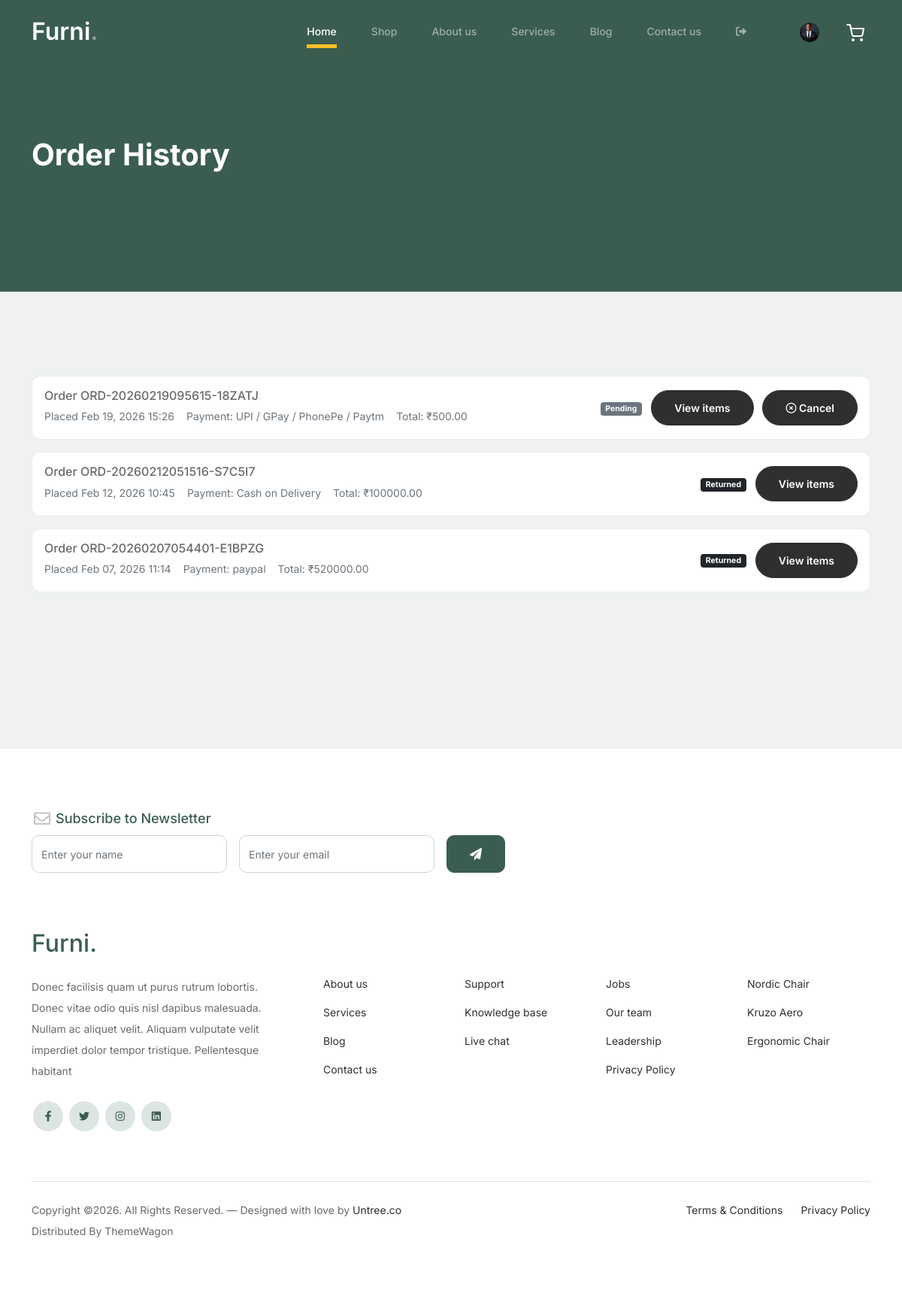
Before: /buyers/history/ (signed in) with the older database file.
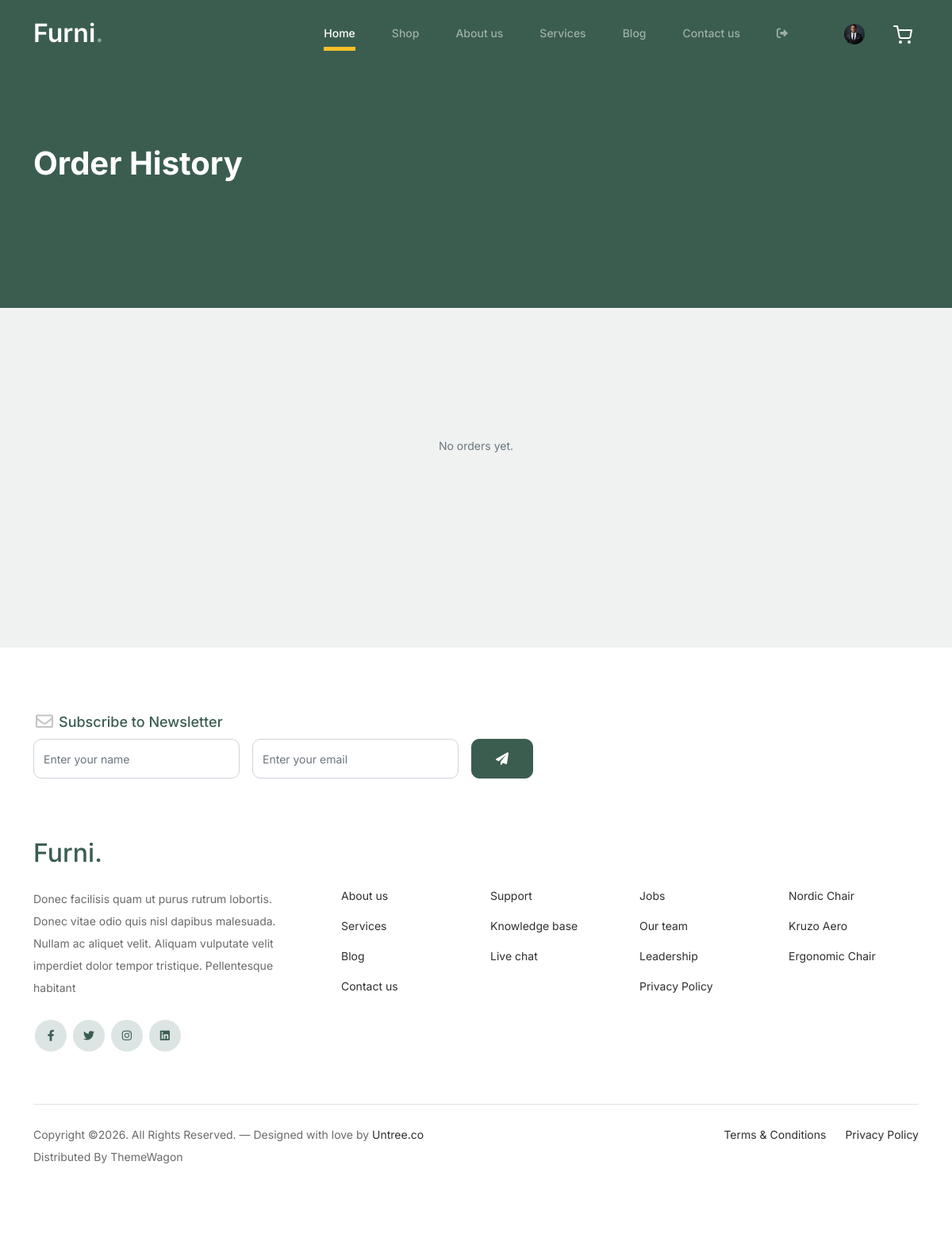
After: the same page with the newer database file.
### buyers/models.py (models this page shows, shortened)
class Buyer(models.Model):
    name = models.CharField(max_length=100)
    email = models.EmailField(unique=True)
    password = models.CharField(max_length=255)
    address = models.TextField(blank=True, null=True)
    city = models.CharField(max_length=50, blank=True, null=True)
    state = models.CharField(max_length=50, blank=True, null=True)
    pincode = models.CharField(max_length=10, blank=True, null=True)
    phone = models.CharField(max_length=15, null=True, blank=True)
    profile_image = models.ImageField(upload_to="buyers/", blank=True, null=True)
    gender = models.CharField(max_length=10, blank=True, null=True)

class Order(models.Model):
    ORDER_STATUS_CHOICES = [
        ('pending', 'Pending'),
        ('processing', 'Processing'),
        ('shipped', 'Shipped'),
        ('delivered', 'Delivered'),
        ('return_requested', 'Return Requested'),
        ('returned', 'Returned'),
        ('cancelled', 'Cancelled'),
    ]
    PAYMENT_METHOD_CHOICES = [
        ('upi', 'UPI / GPay / PhonePe / Paytm'),
        ('cash_on_delivery', 'Cash on Delivery'),
    ]
    buyer = models.ForeignKey(Buyer, on_delete=models.CASCADE, related_name="orders")
    order_number = models.CharField(max_length=50, unique=True)
    first_name = models.CharField(max_length=100)
    last_name = models.CharField(max_length=100)
    company_name = models.CharField(max_length=100, blank=True, null=True)
    email = models.EmailField()
    phone = models.CharField(max_length=15)
    address = models.TextField()
    address_line2 = models.CharField(max_length=255, blank=True, null=True)
    city = models.CharField(max_length=100)
    state = models.CharField(max_length=100)
    postal_code = models.CharField(max_length=20)
    country = models.CharField(max_length=100)
    ship_to_different_address = models.BooleanField(default=False)
    shipping_first_name = models.CharField(max_length=100, blank=True, null=True)
    shipping_last_name = models.CharField(max_length=100, blank=True, null=True)
    shipping_company_name = models.CharField(max_length=100, blank=True, null=True)
    shipping_address = models.TextField(blank=True, null=True)
    shipping_address_line2 = models.CharField(max_length=255, blank=True, null=True)
    shipping_city = models.CharField(max_length=100, blank=True, null=True)
    shipping_state = models.CharField(max_length=100, blank=True, null=True)
    shipping_postal_code = models.CharField(max_length=20, blank=True, null=True)
    shipping_country = models.CharField(max_length=100, blank=True, null=True)
    subtotal = models.DecimalField(max_digits=10, decimal_places=2)
    total = models.DecimalField(max_digits=10, decimal_places=2)
    payment_method = models.CharField(max_length=50, choices=PAYMENT_METHOD_CHOICES)
    order_notes = models.TextField(blank=True, null=True)
    status = models.CharField(max_length=20, choices=ORDER_STATUS_CHOICES, default='pending')
    created_at = models.DateTimeField(auto_now_add=True)
    updated_at = models.DateTimeField(auto_now=True)
    class Meta:
        ordering = ['-created_at']

### buyers/views.py (the view)
# urls.py: path("history/", by_history, name="by_history"),
@never_cache
@buyer_login_required
def by_history(request):
    buyer_id = request.session.get("buyer_id")
    buyer = Buyer.objects.get(id=buyer_id)
    orders = Order.objects.filter(buyer=buyer).prefetch_related(
        "items",
        "items__variant",
        "items__variant__product"
    ).order_by("-created_at")
    status_counts = {
        "all": orders.count(),
        "pending": orders.filter(status="pending").count(),
        "processing": orders.filter(status="processing").count(),
        "shipped": orders.filter(status="shipped").count(),
        "delivered": orders.filter(status="delivered").count(),
        "cancelled": orders.filter(status="cancelled").count(),
    }
    return render(request, 'by_history.html', {
        "orders": orders,
        "status_counts": status_counts
    })

### buyers/templates/by_history.html (shortened to what this page needs)
{% extends "by_base.html" %}
{% load static %}
{% block buyer_layout %}
		<div class="hero">
			<div class="container">
				<div class="row justify-content-between">
					<div class="col-lg-5">
						<div class="intro-excerpt">
							<h1>Order History</h1>
						</div>
					</div>
					<div class="col-lg-7">
					</div>
				</div>
			</div>
		</div>
		<div class="untree_co-section before-footer-section">
			<div class="container">
				<div class="row">
					<div class="col-12">
						{% if orders %}
							{% for order in orders %}
								<div class="order-card">
									<div class="order-header">
										<div>
											<div class="h6 mb-1">Order {{ order.order_number }}</div>
											<div class="order-meta">
												<span>Placed {{ order.created_at|date:"M d, Y H:i" }}</span>
												<span>Payment: {{ order.get_payment_method_display }}</span>
												<span>Total: ₹{{ order.total }}</span>
											</div>
										</div>
										<div>
											<span class="badge
												{% if order.status == 'pending' %} bg-secondary
												{% elif order.status == 'processing' %} bg-warning text-dark
												{% elif order.status == 'shipped' %} bg-info text-dark
												{% elif order.status == 'delivered' %} bg-success
												{% elif order.status == 'return_requested' %} bg-primary
												{% elif order.status == 'returned' %} bg-dark
												{% elif order.status == 'cancelled' %} bg-danger
												{% else %} bg-light text-dark
												{% endif %}">
												{{ order.get_status_display }}
											</span>
											<button class="btn btn-sm btn-outline-dark ms-2"
												type="button"
												data-bs-toggle="collapse"
												data-bs-target="#orderItems{{ forloop.counter }}"
												aria-expanded="false"
												aria-controls="orderItems{{ forloop.counter }}">
												View items
											</button>
											{% if order.status == 'pending' or order.status == 'processing' %}
											<button class="btn btn-sm btn-outline-danger ms-2" data-bs-toggle="modal" data-bs-target="#cancelOrderModal{{ forloop.counter }}">
												<i class="fa-regular fa-circle-xmark"></i>
												Cancel
											</button>
											{% endif %}
										</div>
									</div>
								</div>
							{% endfor %}
						{% else %}
							<div class="text-center text-muted py-5">
								No orders yet.
							</div>
						{% endif %}
					</div>
				</div>
			</div>
		</div>
{% endblock buyer_layout %}

### buyers/templates/by_base.html (shortened to what this page needs)
{% load static %}
<!doctype html>
<html lang="en">
<head>
		<link href="{% static "css/bootstrap.min.css" %} " rel="stylesheet">
		<link href="https://cdnjs.cloudflare.com/ajax/libs/font-awesome/6.0.0-beta3/css/all.min.css" rel="stylesheet">
		<link href="{% static "css/tiny-slider.css" %}" rel="stylesheet">
		<link href="{% static "css/by_style.css" %} " rel="stylesheet">
	</head>
	<body>
		<nav class="custom-navbar navbar navbar navbar-expand-md navbar-dark bg-dark" arial-label="Furni navigation bar">
			<div class="container position-relative">
				<a class="navbar-brand" href="{% url "by_index" %}">Furni<span>.</span></a>
				<div class="collapse navbar-collapse" id="navbarsFurni">
    <ul class="custom-navbar-nav navbar-nav ms-auto mb-2 mb-md-0">
        <li class="nav-item active">
            <a class="nav-link" href="{% url "by_index" %}">Home</a>
        </li>
        <li><a class="nav-link" href="{% url "by_shop" %}">Shop</a></li>
        <li><a class="nav-link" href="{% url "by_about" %}">About us</a></li>
        <li><a class="nav-link" href="{% url "by_services" %}">Services</a></li>
        <li><a class="nav-link" href="{% url "by_blog" %}">Blog</a></li>
        <li><a class="nav-link" href="{% url "by_contact" %}">Contact us</a></li>
        {% if request.session.buyer_id %}
            <li class="d-none d-md-block">
                <a class="nav-link" href="{% url "by_logout" %}" title="Sign out" aria-label="Sign out">
                    <i class="fa-solid fa-right-from-bracket"></i>
                </a>
            </li>
        {% else %}
            <li>
                <a class="nav-link" href="{% url "by_login" %}">
                    Sign In
                </a>
            </li>
        {% endif %}
    </ul>
    <ul class="custom-navbar-cta navbar-nav mb-2 mb-md-0 ms-5 d-none d-md-flex">
        {% if request.session.buyer_id %}
            <li class="nav-item">
                <a class="nav-link" href="#" data-bs-toggle="modal" data-bs-target="#buyerProfileModal" title="Profile" aria-label="Profile">
                    <img src="{% if current_buyer and current_buyer.profile_image %}{{ current_buyer.profile_image.url }}{% else %}{% static "images/user.svg" %}{% endif %}" alt="Profile" class="rounded-circle" style="width:26px;height:26px;object-fit:cover;">
                </a>
            </li>
            <li>
                <a class="nav-link" href="{% url "by_cart" %}">
                    <img src="{% static "images/cart.svg" %}">
                </a>
            </li>
        {% else %}
            <li>
                <a class="nav-link" href="{% url "by_login" %}">
                    <img src="{% static "images/user.svg" %}">
                </a>
            </li>
        {% endif %}
    </ul>
</div>
			</div>
		</nav>
        {% block buyer_layout %}
        {% endblock buyer_layout %}
        		<footer class="footer-section">
			<div class="container relative">
				<div class="row">
					<div class="col-lg-8">
						<div class="subscription-form">
							<h3 class="d-flex align-items-center"><span class="me-1"><img src="{% static "images/envelope-outline.svg" %}" alt="Image" class="img-fluid"></span><span>Subscribe to Newsletter</span></h3>
							<form action="#" class="row g-3">
								<div class="col-auto">
									<input type="text" class="form-control" placeholder="Enter your name">
								</div>
								<div class="col-auto">
									<input type="email" class="form-control" placeholder="Enter your email">
								</div>
								<div class="col-auto">
									<button class="btn btn-primary">
										<span class="fa fa-paper-plane"></span>
									</button>
								</div>
							</form>
						</div>
					</div>
				</div>
				<div class="row g-5 mb-5">
					<div class="col-lg-4">
						<div class="mb-4 footer-logo-wrap"><a href="#" class="footer-logo">Furni<span>.</span></a></div>
						<p class="mb-4">Donec facilisis quam ut purus rutrum lobortis. Donec vitae odio quis nisl dapibus malesuada. Nullam ac aliquet velit. Aliquam vulputate velit imperdiet dolor tempor tristique. Pellentesque habitant</p>
						<ul class="list-unstyled custom-social">
							<li><a href="#"><span class="fa fa-brands fa-facebook-f"></span></a></li>
							<li><a href="#"><span class="fa fa-brands fa-twitter"></span></a></li>
							<li><a href="#"><span class="fa fa-brands fa-instagram"></span></a></li>
							<li><a href="#"><span class="fa fa-brands fa-linkedin"></span></a></li>
						</ul>
					</div>
					<div class="col-lg-8">
						<div class="row links-wrap">
							<div class="col-6 col-sm-6 col-md-3">
								<ul class="list-unstyled">
									<li><a href="#">About us</a></li>
									<li><a href="#">Services</a></li>
									<li><a href="#">Blog</a></li>
									<li><a href="#">Contact us</a></li>
								</ul>
							</div>
							<div class="col-6 col-sm-6 col-md-3">
								<ul class="list-unstyled">
									<li><a href="#">Support</a></li>
									<li><a href="#">Knowledge base</a></li>
									<li><a href="#">Live chat</a></li>
								</ul>
							</div>
							<div class="col-6 col-sm-6 col-md-3">
								<ul class="list-unstyled">
									<li><a href="#">Jobs</a></li>
									<li><a href="#">Our team</a></li>
									<li><a href="#">Leadership</a></li>
									<li><a href="#">Privacy Policy</a></li>
								</ul>
							</div>
							<div class="col-6 col-sm-6 col-md-3">
								<ul class="list-unstyled">
									<li><a href="#">Nordic Chair</a></li>
									<li><a href="#">Kruzo Aero</a></li>
									<li><a href="#">Ergonomic Chair</a></li>
								</ul>
							</div>
						</div>
					</div>
				</div>
				<div class="border-top copyright">
					<div class="row pt-4">
						<div class="col-lg-6">
							<p class="mb-2 text-center text-lg-start">Copyright &copy;. All Rights Reserved. &mdash; Designed with love by <a href="https://untree.co">Untree.co</a> Distributed By <a hreff="https://themewagon.com">ThemeWagon</a>
            </p>
						</div>
						<div class="col-lg-6 text-center text-lg-end">
							<ul class="list-unstyled d-inline-flex ms-auto">
								<li class="me-4"><a href="#">Terms &amp; Conditions</a></li>
								<li><a href="#">Privacy Policy</a></li>
							</ul>
						</div>
					</div>
				</div>
			</div>
		</footer>
	</body>
</html>

Changed rows visible on the page:
removed Order: order_number "ORD-20260219095615-18ZATJ", created_at "Feb 19, 2026 15:26", payment_method "UPI / GPay / PhonePe / Paytm", total "500.00", status "Pending"
removed Order: order_number "ORD-20260212051516-S7C5I7", created_at "Feb 12, 2026 10:45", payment_method "Cash on Delivery", total "100000.00", status "Returned"
removed Order: order_number "ORD-20260207054401-E1BPZG", created_at "Feb 07, 2026 11:14", payment_method "paypal", total "520000.00", status "Returned"
Other visible differences:
text now shown: "No orders yet."
